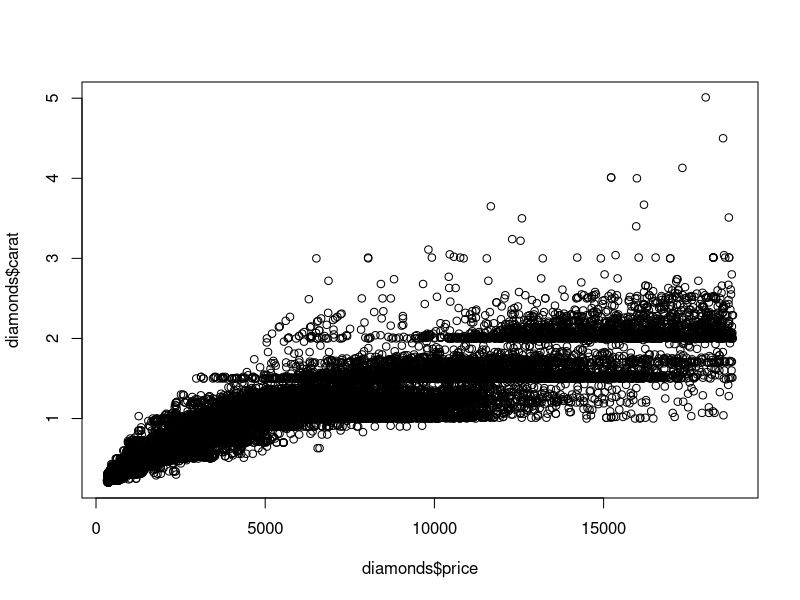
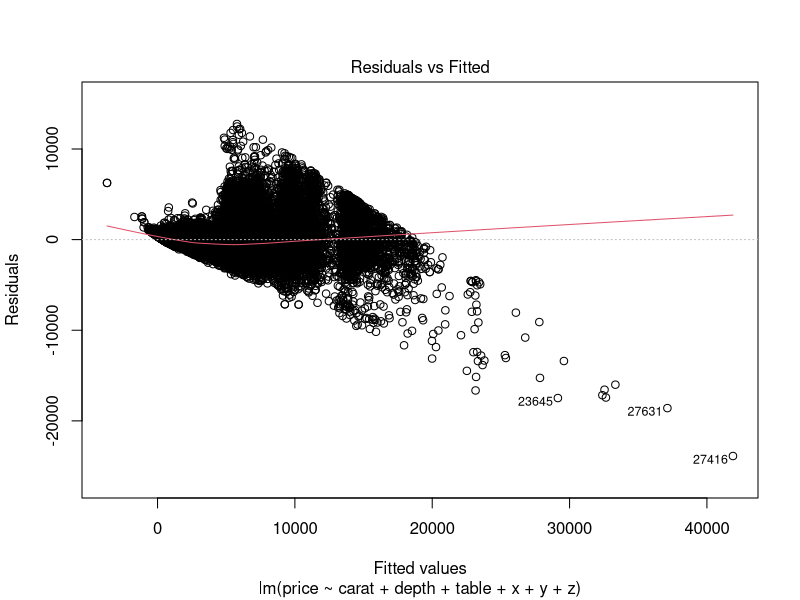
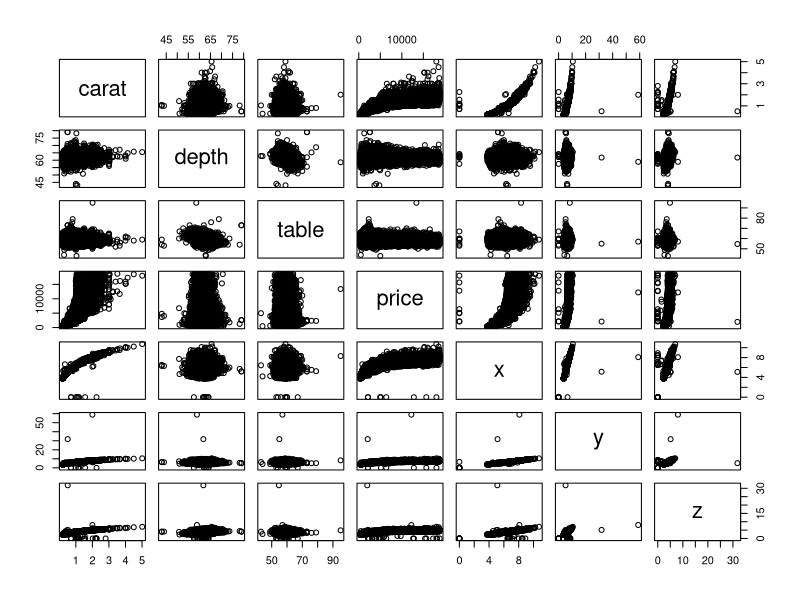

The R script that drew these images, in order:
## ---- chunk 1
library(ggplot2)
rm(diamonds)
diamonds=diamonds[, c(1,5,6,7,8,9,10)]
head(diamonds)
plot(diamonds$price,diamonds$carat)
## ---- chunk 2
modelo1 = lm(formula = price ~ carat + depth + table + x + y + z, data = diamonds)
summary(modelo1)
## ---- chunk 3
plot(modelo1, which=1)
## ---- chunk 4
scale(diamonds)
summary(diamonds)
## ---- chunk 5
pairs(diamonds)
## ---- chunk 6
modelo1 = lm(formula = price ~ carat + depth + table + x + y + z, data = diamonds)
summary(modelo1)
## ---- chunk 7
# Arco coseno
acos(sqrt(0.8592))*180/pi
